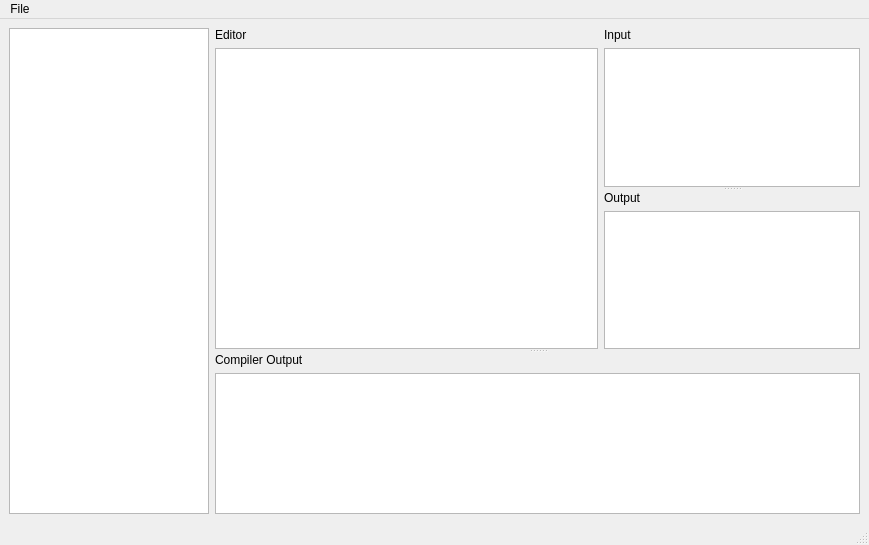
<?xml version="1.0" encoding="UTF-8"?>
<ui version="4.0">
 <class>notepad</class>
 <widget class="QMainWindow" name="notepad">
  <property name="geometry">
   <rect>
    <x>0</x>
    <y>0</y>
    <width>869</width>
    <height>545</height>
   </rect>
  </property>
  <property name="windowTitle">
   <string>notepad</string>
  </property>
  <widget class="QWidget" name="centralwidget">
   <layout class="QGridLayout" name="gridLayout_3">
    <item row="0" column="0">
     <widget class="QTreeView" name="treeViewFiles">
      <property name="maximumSize">
       <size>
        <width>200</width>
        <height>16777215</height>
       </size>
      </property>
     </widget>
    </item>
    <item row="0" column="1">
     <widget class="QSplitter" name="splitter_2">
      <property name="orientation">
       <enum>Qt::Orientation::Vertical</enum>
      </property>
      <widget class="QWidget" name="layoutWidget">
       <layout class="QHBoxLayout" name="horizontalLayout">
        <item>
         <layout class="QGridLayout" name="gridLayout_4">
          <item row="0" column="0">
           <widget class="QLabel" name="EditorLabel">
            <property name="maximumSize">
             <size>
              <width>16777215</width>
              <height>16</height>
             </size>
            </property>
            <property name="text">
             <string>Editor</string>
            </property>
           </widget>
          </item>
          <item row="1" column="0">
           <widget class="QsciScintilla" name="Editor">
            <property name="sizeAdjustPolicy">
             <enum>QAbstractScrollArea::SizeAdjustPolicy::AdjustToContents</enum>
            </property>
            <property name="lineWrapMode">
             <enum>QTextEdit::LineWrapMode::WidgetWidth</enum>
            </property>
           </widget>
          </item>
         </layout>
        </item>
        <item>
         <widget class="QSplitter" name="splitter">
          <property name="orientation">
           <enum>Qt::Orientation::Vertical</enum>
          </property>
          <widget class="QWidget" name="layoutWidget">
           <layout class="QGridLayout" name="gridLayout">
            <item row="1" column="0">
             <widget class="QTextEdit" name="Input">
              <property name="maximumSize">
               <size>
                <width>400</width>
                <height>800</height>
               </size>
              </property>
             </widget>
            </item>
            <item row="0" column="0">
             <widget class="QLabel" name="InputLabel">
              <property name="text">
               <string>Input</string>
              </property>
             </widget>
            </item>
           </layout>
          </widget>
          <widget class="QWidget" name="layoutWidget">
           <layout class="QGridLayout" name="gridLayout_2">
            <item row="0" column="0">
             <widget class="QLabel" name="OutputLabel">
              <property name="text">
               <string>Output</string>
              </property>
             </widget>
            </item>
            <item row="1" column="0">
             <widget class="QTextEdit" name="Output">
              <property name="maximumSize">
               <size>
                <width>400</width>
                <height>800</height>
               </size>
              </property>
             </widget>
            </item>
           </layout>
          </widget>
         </widget>
        </item>
       </layout>
      </widget>
      <widget class="QWidget" name="layoutWidget">
       <layout class="QGridLayout" name="gridLayout_5">
        <item row="0" column="0">
         <widget class="QLabel" name="DebugOutputLabel">
          <property name="maximumSize">
           <size>
            <width>16777215</width>
            <height>16</height>
           </size>
          </property>
          <property name="text">
           <string>Compiler Output</string>
          </property>
         </widget>
        </item>
        <item row="1" column="0">
         <widget class="QTextEdit" name="DebugOutput">
          <property name="maximumSize">
           <size>
            <width>16777215</width>
            <height>16777215</height>
           </size>
          </property>
         </widget>
        </item>
       </layout>
      </widget>
     </widget>
    </item>
   </layout>
  </widget>
  <widget class="QStatusBar" name="statusbar"/>
  <widget class="QMenuBar" name="menubar">
   <property name="geometry">
    <rect>
     <x>0</x>
     <y>0</y>
     <width>869</width>
     <height>21</height>
    </rect>
   </property>
   <widget class="QMenu" name="menuFile">
    <property name="title">
     <string>File</string>
    </property>
   </widget>
   <addaction name="menuFile"/>
  </widget>
 </widget>
 <customwidgets>
  <customwidget>
   <class>QsciScintilla</class>
   <extends>QTextEdit</extends>
   <header>Qsci/qsciscintilla.h</header>
  </customwidget>
 </customwidgets>
 <resources/>
 <connections/>
</ui>
